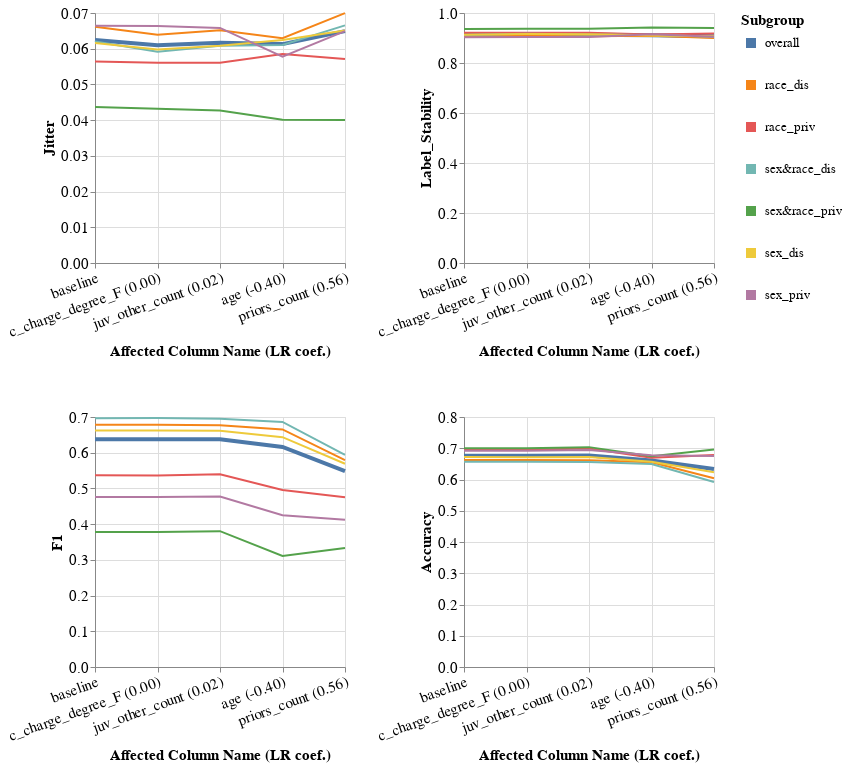

Here is the notebook cell this chart was saved with:
### Markdown cell above
### Specific subgroup metric per dataset and multiple models

### Code cell
visualizer.create_subgroups_grid_pct_lines_plot_for_col_imp(target_preprocessing_technique=PREPROCESSING_TECHNIQUES[0],
                                                            model_name=MODEL_NAMES[0],
                                                            subgroup_metrics=['Jitter', 'Label_Stability', 'F1', 'Accuracy'],
                                                            sort_cols_lst=['baseline', 'c_charge_degree_F (0.00)',
                                                                           'juv_other_count (0.02)', 'age (-0.40)', 'priors_count (0.56)'],
                                                            feature_imp_df=feature_imp_df)
